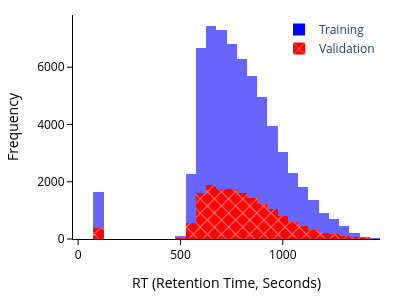

This figure's notebook cell:
### Markdown cell above
## Random splitting

### Code cell
# Randomly split the dataset into training and validation sets (80:20)
from statsmodels.stats.multicomp import pairwise_tukeyhsd
from sklearn.model_selection import train_test_split
import plotly.express as px
import pandas as pd

# Split the dataset
train_set, valid_set = train_test_split(dataset_clean, test_size=0.2, random_state=42, shuffle=True)

print(f"Training set size: {len(train_set)}")
print(f"Validation set size: {len(valid_set)}")

# Training histogram
fig = px.histogram(
    train_set,
    x='rt',
    nbins=50,
    opacity=0.6,
    labels={'rt': 'RT (Retention Time, Seconds)', 'count': 'Frequency'},
    color_discrete_sequence=['blue'],
    marginal=None
)

# Set legend name and pattern for training
fig.data[0].name = 'Training'
fig.data[0].showlegend = True
fig.data[0].marker.pattern.shape = ""   # solid fill

# Validation histogram
valid_hist = px.histogram(
    valid_set,
    x='rt',
    nbins=50,
    opacity=1,
    color_discrete_sequence=['red']
).data[0]

# Set legend name and pattern for validation
valid_hist.name = 'Validation'
valid_hist.showlegend = True
valid_hist.marker.pattern.shape = "x"   # striped fill

# Add validation trace
fig.add_trace(valid_hist)

# Update layout
fig.update_layout(
    barmode='overlay',
    plot_bgcolor='white',#,'rgba(229, 236, 246,1)',
    paper_bgcolor='white',#'rgba(229, 236, 246,1)',
    width=400,
    height=300,
    margin=dict(l=20, r=20, t=15, b=15),
    legend=dict(
        #title=dict(text='Dataset',font=dict(size=10,color='black')),
        itemsizing='constant',
        yanchor='top',
        y=1,
        xanchor='right',
        x=1
    )
)

fig.update_yaxes(title_text='Frequency')
fig.update_xaxes(
    title_font=dict(size=14, color="black"),
    tickfont=dict(size=12, color="black"),
    showline=True,
    linecolor="black",
    linewidth=1,
    tickcolor="black",
    ticks="outside"
)

fig.update_yaxes(
    title_font=dict(size=14, color="black"),
    tickfont=dict(size=12, color="black"),
    showline=True,
    linecolor="black",
    linewidth=1,
    tickcolor="black",
    ticks="outside"
)

fig.show()
fig.write_image("reproduce_image/Figure-2.1-Random.svg", scale=2)

### Figure 1 — Plotly figure (JSON) as saved in the notebook; plotly's stock layout.template omitted (floating-point values rounded to 4 significant figures; data arrays with more than 128 entries replaced by an {"elided": "..."} marker saying what was removed)
{"data": [{"bingroup": "x", "hovertemplate": "RT (Retention Time, Seconds)=%{x}<br>count=%{y}<extra></extra>", "legendgroup": "", "marker": {"color": "blue", "opacity": 0.6, "pattern": {"shape": ""}}, "name": "Training", "nbinsx": 50, "orientation": "v", "showlegend": true, "type": "histogram", "x": {"elided": "64030 float values"}, "xaxis": "x", "yaxis": "y"}, {"bingroup": "x", "hovertemplate": "rt=%{x}<br>count=%{y}<extra></extra>", "legendgroup": "", "marker": {"color": "red", "opacity": 1, "pattern": {"shape": "x"}}, "name": "Validation", "nbinsx": 50, "orientation": "v", "showlegend": true, "type": "histogram", "x": {"elided": "16008 float values"}, "xaxis": "x", "yaxis": "y"}], "layout": {"barmode": "overlay", "height": 300, "legend": {"itemsizing": "constant", "tracegroupgap": 0, "x": 1, "xanchor": "right", "y": 1, "yanchor": "top"}, "margin": {"b": 15, "l": 20, "r": 20, "t": 15}, "paper_bgcolor": "white", "plot_bgcolor": "white", "width": 400, "xaxis": {"anchor": "y", "domain": [0, 1], "linecolor": "black", "linewidth": 1, "showline": true, "tickcolor": "black", "tickfont": {"color": "black", "size": 12}, "ticks": "outside", "title": {"font": {"color": "black", "size": 14}, "text": "RT (Retention Time, Seconds)"}}, "yaxis": {"anchor": "x", "domain": [0, 1], "linecolor": "black", "linewidth": 1, "showline": true, "tickcolor": "black", "tickfont": {"color": "black", "size": 12}, "ticks": "outside", "title": {"font": {"color": "black", "size": 14}, "text": "Frequency"}}}}
